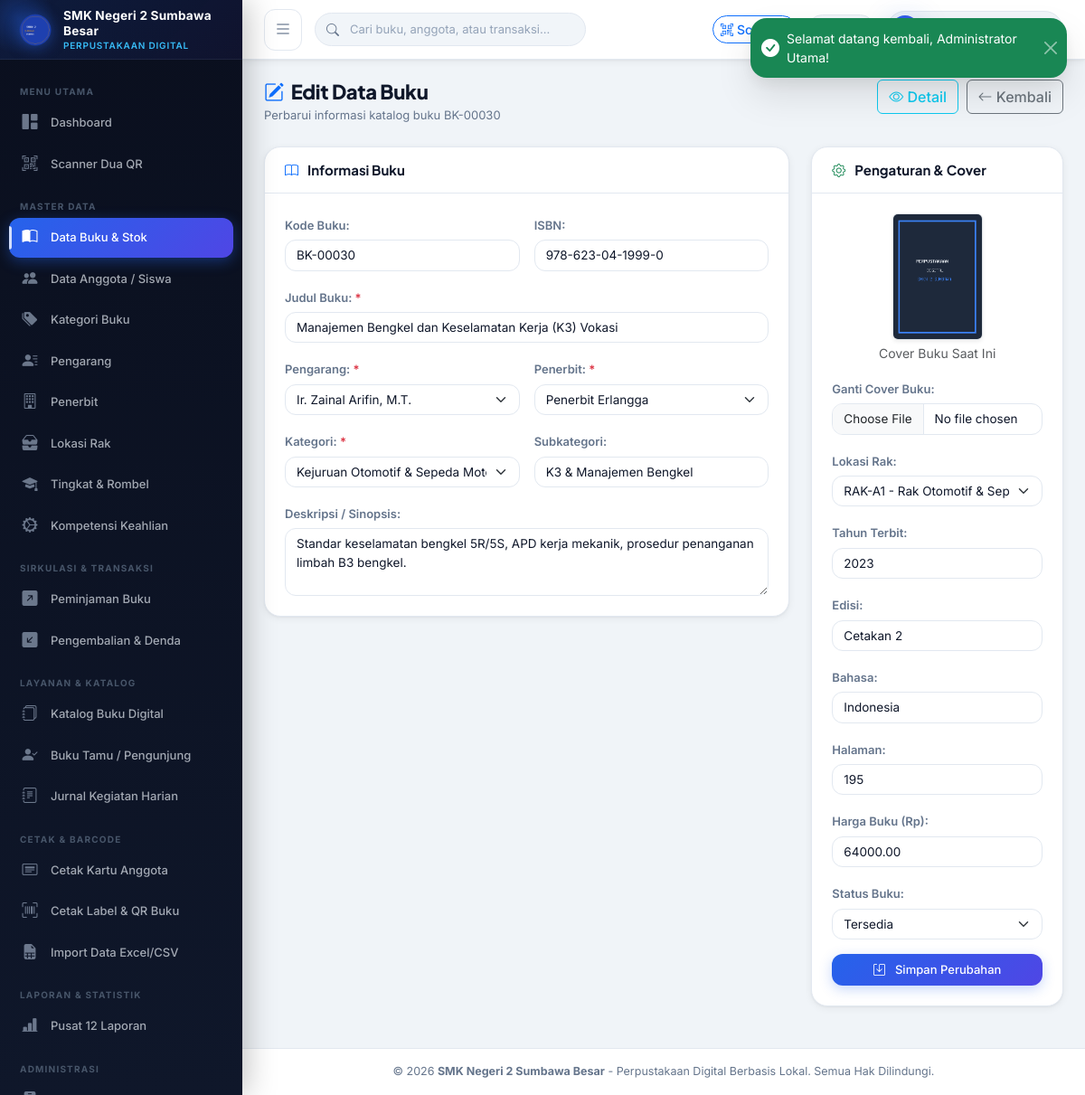
Page /index.php?page=buku_edit&id=30 (signed in) on the committed database.
### tables this page shows
CREATE TABLE `buku` (
  `id` INT AUTO_INCREMENT PRIMARY KEY,
  `kode_buku` VARCHAR(30) NOT NULL UNIQUE,
  `isbn` VARCHAR(30) NULL,
  `judul` VARCHAR(255) NOT NULL,
  `pengarang_id` INT NOT NULL,
  `penerbit_id` INT NOT NULL,
  `kategori_id` INT NOT NULL,
  `subkategori` VARCHAR(100) NULL,
  `rak_id` INT NOT NULL,
  `tahun_terbit` YEAR NOT NULL,
  `edisi` VARCHAR(30) NULL DEFAULT 'Cetakan 1',
  `bahasa` VARCHAR(50) NOT NULL DEFAULT 'Indonesia',
  `jumlah_halaman` INT NOT NULL DEFAULT 150,
  `sumber_buku` ENUM('BOS', 'BOSDA', 'Hibah/Sumbangan', 'Pembelian Mandiri') NOT NULL DEFAULT 'BOS',
  `harga` DECIMAL(12,2) NOT NULL DEFAULT 0.00,
  `stok_total` INT NOT NULL DEFAULT 5,
  `stok_tersedia` INT NOT NULL DEFAULT 5,
  `cover` VARCHAR(255) NULL,
  `deskripsi` TEXT NULL,
  `qr_token` VARCHAR(100) NOT NULL UNIQUE,
  `qr_image` VARCHAR(255) NULL,
  `status` ENUM('Tersedia', 'Habis Dipinjam', 'Nonaktif') NOT NULL DEFAULT 'Tersedia',
  `created_at` DATETIME NOT NULL DEFAULT CURRENT_TIMESTAMP,
  `updated_at` DATETIME NOT NULL DEFAULT CURRENT_TIMESTAMP ON UPDATE CURRENT_TIMESTAMP,
  INDEX `idx_buku_kategori` (`kategori_id`),
  INDEX `idx_buku_pengarang` (`pengarang_id`),
  INDEX `idx_buku_penerbit` (`penerbit_id`),
  INDEX `idx_buku_rak` (`rak_id`),
  INDEX `idx_buku_qr` (`qr_token`),
  CONSTRAINT `fk_buku_kategori` FOREIGN KEY (`kategori_id`) REFERENCES `kategori_buku` (`id`) ON UPDATE CASCADE,
  CONSTRAINT `fk_buku_pengarang` FOREIGN KEY (`pengarang_id`) REFERENCES `pengarang` (`id`) ON UPDATE CASCADE,
  CONSTRAINT `fk_buku_penerbit` FOREIGN KEY (`penerbit_id`) REFERENCES `penerbit` (`id`) ON UPDATE CASCADE,
  CONSTRAINT `fk_buku_rak` FOREIGN KEY (`rak_id`) REFERENCES `rak` (`id`) ON UPDATE CASCADE
);

CREATE TABLE `pengarang` (
  `id` INT AUTO_INCREMENT PRIMARY KEY,
  `nama_pengarang` VARCHAR(100) NOT NULL,
  `biografi` TEXT NULL
);

CREATE TABLE `penerbit` (
  `id` INT AUTO_INCREMENT PRIMARY KEY,
  `nama_penerbit` VARCHAR(100) NOT NULL,
  `alamat` VARCHAR(255) NULL,
  `kontak` VARCHAR(100) NULL
);

CREATE TABLE `kategori_buku` (
  `id` INT AUTO_INCREMENT PRIMARY KEY,
  `kode_kategori` VARCHAR(20) NOT NULL UNIQUE,
  `nama_kategori` VARCHAR(100) NOT NULL,
  `deskripsi` VARCHAR(255) NULL
);

CREATE TABLE `rak` (
  `id` INT AUTO_INCREMENT PRIMARY KEY,
  `kode_rak` VARCHAR(20) NOT NULL UNIQUE,
  `nama_rak` VARCHAR(50) NOT NULL,
  `lokasi` VARCHAR(100) NOT NULL,
  `kapasitas` INT NOT NULL DEFAULT 100
);

### views/buku/edit.php (the view, shortened to what the rows shown need)
<?php
require_once __DIR__ . '/../../config/config.php';
require_once __DIR__ . '/../../models/Buku.php';
require_once __DIR__ . '/../../models/Master.php';
$id = (int)($_GET['id'] ?? 0);
$bukuModel = new Buku();
$book = $bukuModel->getById($id);
$masterModel = new Master();
$kategoriList = $masterModel->getKategori();
$pengarangList = $masterModel->getPengarang();
$penerbitList = $masterModel->getPenerbit();
$rakList = $masterModel->getRak();
$coverUrl = !empty($book['cover']) && file_exists(UPLOAD_COVER_PATH . '/' . $book['cover'])
    ? base_url('uploads/covers/' . $book['cover'])
    : asset_url('images/default_book.png');
require_once __DIR__ . '/../layouts/header.php';
require_once __DIR__ . '/../layouts/sidebar.php';
?>
<div class="main-content">
    <?php require_once __DIR__ . '/../layouts/navbar.php'; ?>
    <div class="page-container">
        <div class="page-header">
            <div>
                <h1 class="page-title"><i class="bi bi-pencil-square text-primary me-2"></i>Edit Data Buku</h1>
                <div class="page-subtitle">Perbarui informasi katalog buku <?= htmlspecialchars($book['kode_buku'], ENT_QUOTES, 'UTF-8') ?></div>
            </div>
            <div>
                <a href="<?= base_url('index.php?page=buku_detail&id=' . $book['id']) ?>" class="btn btn-outline-info me-1">
                    <i class="bi bi-eye"></i> Detail
                </a>
                <a href="<?= base_url('index.php?page=buku') ?>" class="btn btn-outline-secondary">
                    <i class="bi bi-arrow-left"></i> Kembali
                </a>
            </div>
        </div>
        <form method="POST" action="<?= base_url('controllers/BukuController.php?action=update') ?>" enctype="multipart/form-data">
            <div class="row g-4">
                <div class="col-lg-8">
                    <div class="card-custom mb-4">
                        <div class="card-custom-header">
                            <h2 class="card-custom-title"><i class="bi bi-book text-primary"></i><span>Informasi Buku</span></h2>
                        </div>
                        <div class="card-custom-body">
                            <div class="row g-3">
                                <div class="col-md-6">
                                    <label class="form-label small fw-semibold">Kode Buku:</label>
                                    <input type="text" class="form-control font-monospace bg-light" value="<?= htmlspecialchars($book['kode_buku'], ENT_QUOTES, 'UTF-8') ?>" readonly>
                                </div>
                                <div class="col-md-6">
                                    <label class="form-label small fw-semibold">ISBN:</label>
                                    <input type="text" name="isbn" class="form-control" value="<?= htmlspecialchars($book['isbn'] ?? '', ENT_QUOTES, 'UTF-8') ?>">
                                </div>
                                <div class="col-12">
                                    <label class="form-label small fw-semibold">Judul Buku: <span class="text-danger">*</span></label>
                                    <input type="text" name="judul" class="form-control" value="<?= htmlspecialchars($book['judul'], ENT_QUOTES, 'UTF-8') ?>" required>
                                </div>
                                <div class="col-md-6">
                                    <label class="form-label small fw-semibold">Pengarang: <span class="text-danger">*</span></label>
                                    <select name="pengarang_id" class="form-select" required>
                                        <?php foreach ($pengarangList as $p): ?>
                                        <option value="<?= $p['id'] ?>" <?= ($book['pengarang_id'] == $p['id']) ? 'selected' : '' ?>><?= htmlspecialchars($p['nama_pengarang'], ENT_QUOTES, 'UTF-8') ?></option>
                                        <?php endforeach; ?>
                                    </select>
                                </div>
                                <div class="col-md-6">
                                    <label class="form-label small fw-semibold">Penerbit: <span class="text-danger">*</span></label>
                                    <select name="penerbit_id" class="form-select" required>
                                        <?php foreach ($penerbitList as $pub): ?>
                                        <option value="<?= $pub['id'] ?>" <?= ($book['penerbit_id'] == $pub['id']) ? 'selected' : '' ?>><?= htmlspecialchars($pub['nama_penerbit'], ENT_QUOTES, 'UTF-8') ?></option>
                                        <?php endforeach; ?>
                                    </select>
                                </div>
                                <div class="col-md-6">
                                    <label class="form-label small fw-semibold">Kategori: <span class="text-danger">*</span></label>
                                    <select name="kategori_id" class="form-select" required>
                                        <?php foreach ($kategoriList as $k): ?>
                                        <option value="<?= $k['id'] ?>" <?= ($book['kategori_id'] == $k['id']) ? 'selected' : '' ?>><?= htmlspecialchars($k['nama_kategori'], ENT_QUOTES, 'UTF-8') ?></option>
                                        <?php endforeach; ?>
                                    </select>
                                </div>
                                <div class="col-md-6">
                                    <label class="form-label small fw-semibold">Subkategori:</label>
                                    <input type="text" name="subkategori" class="form-control" value="<?= htmlspecialchars($book['subkategori'] ?? '', ENT_QUOTES, 'UTF-8') ?>">
                                </div>
                                <div class="col-12">
                                    <label class="form-label small fw-semibold">Deskripsi / Sinopsis:</label>
                                    <textarea name="deskripsi" class="form-control" rows="3"><?= htmlspecialchars($book['deskripsi'] ?? '', ENT_QUOTES, 'UTF-8') ?></textarea>
                                </div>
                            </div>
                        </div>
                    </div>
                </div>
                <div class="col-lg-4">
                    <div class="card-custom mb-4">
                        <div class="card-custom-header">
                            <h2 class="card-custom-title"><i class="bi bi-gear text-success"></i><span>Pengaturan & Cover</span></h2>
                        </div>
                        <div class="card-custom-body">
                            <div class="text-center mb-3">
                                <img src="<?= $coverUrl ?>" alt="Cover Saat Ini" class="rounded border shadow-sm" style="width: 100px; height: 140px; object-fit: cover;">
                                <div class="small text-muted mt-1">Cover Buku Saat Ini</div>
                            </div>
                            <div class="mb-3">
                                <label class="form-label small fw-semibold">Ganti Cover Buku:</label>
                                <input type="file" name="cover" class="form-control" accept="image/*">
                            </div>
                            <div class="mb-3">
                                <label class="form-label small fw-semibold">Lokasi Rak:</label>
                                <select name="rak_id" class="form-select" required>
                                    <?php foreach ($rakList as $r): ?>
                                    <option value="<?= $r['id'] ?>" <?= ($book['rak_id'] == $r['id']) ? 'selected' : '' ?>><?= htmlspecialchars($r['kode_rak'] . ' - ' . $r['nama_rak'], ENT_QUOTES, 'UTF-8') ?></option>
                                    <?php endforeach; ?>
                                </select>
                            </div>
                            <div class="mb-3">
                                <label class="form-label small fw-semibold">Tahun Terbit:</label>
                                <input type="number" name="tahun_terbit" class="form-control" value="<?= $book['tahun_terbit'] ?>">
                            </div>
                            <div class="mb-3">
                                <label class="form-label small fw-semibold">Edisi:</label>
                                <input type="text" name="edisi" class="form-control" value="<?= htmlspecialchars($book['edisi'] ?? 'Cetakan 1', ENT_QUOTES, 'UTF-8') ?>">
                            </div>
                            <div class="mb-3">
                                <label class="form-label small fw-semibold">Bahasa:</label>
                                <input type="text" name="bahasa" class="form-control" value="<?= htmlspecialchars($book['bahasa'], ENT_QUOTES, 'UTF-8') ?>">
                            </div>
                            <div class="mb-3">
                                <label class="form-label small fw-semibold">Halaman:</label>
                                <input type="number" name="jumlah_halaman" class="form-control" value="<?= $book['jumlah_halaman'] ?>">
                            </div>
                            <div class="mb-3">
                                <label class="form-label small fw-semibold">Harga Buku (Rp):</label>
                                <input type="number" name="harga" class="form-control" value="<?= $book['harga'] ?>">
                            </div>
                            <div class="mb-3">
                                <label class="form-label small fw-semibold">Status Buku:</label>
                                <select name="status" class="form-select">
                                    <option value="Tersedia" <?= ($book['status'] === 'Tersedia') ? 'selected' : '' ?>>Tersedia</option>
                                </select>
                            </div>
                            <button type="submit" class="btn btn-primary-custom w-100 justify-content-center py-2">
                                <i class="bi bi-save me-1"></i>Simpan Perubahan
                            </button>
                        </div>
                    </div>
                </div>
            </div>
        </form>
    </div>
<?php require_once __DIR__ . '/../layouts/footer.php'; ?>

### rows in the picture
buku: kode_buku "BK-00030", isbn "978-623-04-1999-0", judul "Manajemen Bengkel dan Keselamatan Kerja (K3) Vokasi", pengarang_id "Ir. Zainal Arifin, M.T.", penerbit_id "Penerbit Erlangga", kategori_id "Kejuruan Otomotif & Sepeda Motor", subkategori "K3 & Manajemen Bengkel", deskripsi "Standar keselamatan bengkel 5R/5S, APD kerja mekanik, prosedur penanganan limbah B3 bengkel.", cover (placeholder picture), rak_id "RAK-A1 - Rak Otomotif & Sepeda Motor", tahun_terbit "2023", edisi "Cetakan 2", bahasa "Indonesia", jumlah_halaman "195", harga "64000.00", status "Tersedia"

### other values in the picture
$sidebarSchoolName "SMK Negeri 2 Sumbawa Besar"
$schoolName "SMK Negeri 2 Sumbawa Besar"
